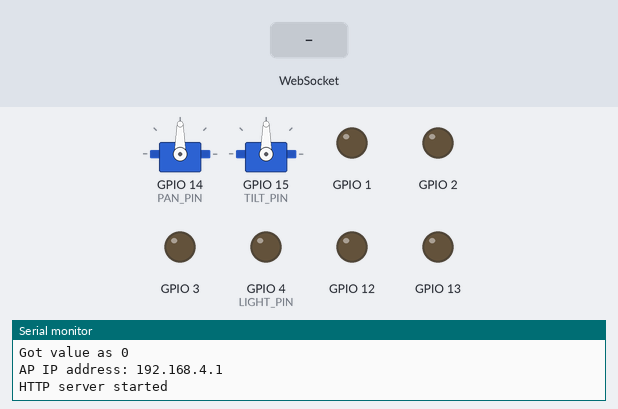
The sketch below on a simulated ESP32. Shown: 2 × servo, output pins drawn as LEDs (lit = HIGH), the last lines printed to the serial monitor. The inputs (shaded band) are chosen by the test bench.

Above: at 1.2 s.
1.3 s: WebSocket text "Pan" received
At 2.0 s:
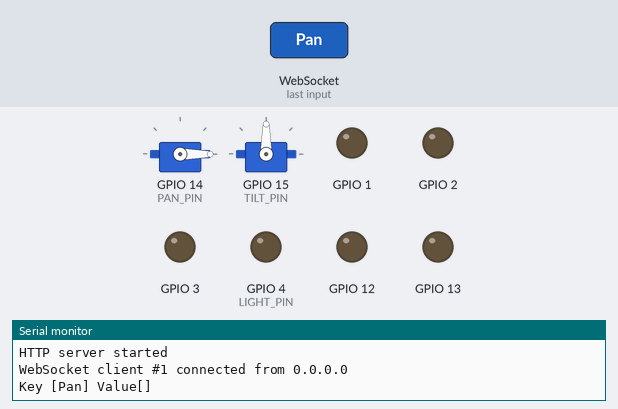
2.8 s: WebSocket text "MoveCar" received
4.3 s: WebSocket text "Speed" received
Timing chart, 0 to 7.3 s (numbered marks = the images above; inputs shaded):
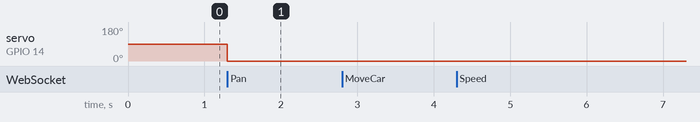

Measured:
- after the input at 1.3 s, servo on GPIO 14 (PAN_PIN): 90° → 0° at once

The sketch:

Remote_Car_Project_v1.3.ino
```cpp
#include "esp_camera.h"
#include <Arduino.h>
#include <WiFi.h>
#include <AsyncTCP.h>
#include <ESPAsyncWebServer.h>
#include <iostream>
#include <sstream>
#include <ESP32Servo.h>

#define PAN_PIN 14
#define TILT_PIN 15

Servo panServo;
Servo tiltServo;

struct MOTOR_PINS
{
  int pinEn;
  int pinIN1;
  int pinIN2;
};

std::vector<MOTOR_PINS> motorPins =
{
  {2, 12, 13}, //RIGHT_MOTOR Pins (EnA, IN1, IN2)
  {2, 1, 3},  //LEFT_MOTOR  Pins (EnB, IN3, IN4)
};
#define LIGHT_PIN 4

#define UP 1
#define DOWN 2
#define LEFT 3
#define RIGHT 4
#define STOP 0

#define RIGHT_MOTOR 0
#define LEFT_MOTOR 1

#define FORWARD 1
#define BACKWARD -1

const int PWMFreq = 1000; /* 1 KHz */
const int PWMResolution = 8;
const int PWMSpeedChannel = 2;
const int PWMLightChannel = 3;

const char* ssid     = "MyWiFiCar";
const char* password = "12345678";

AsyncWebServer server(80);
AsyncWebSocket wsCarInput("/CarInput");
uint32_t cameraClientId = 0;

const char* htmlHomePage PROGMEM = R"HTMLHOMEPAGE(
<!DOCTYPE html>
<html>
  <head>
  <meta name="viewport" content="width=device-width, initial-scale=1, maximum-scale=1, user-scalable=no">
    <style>
    .arrows {
      font-size:30px;
      color:red;
    }
    td.button {
      background-color:black;
      border-radius:25%;
      box-shadow: 5px 5px #888888;
    }
    td.button:active {
      transform: translate(5px,5px);
      box-shadow: none;
    }

    .noselect {
      -webkit-touch-callout: none; /* iOS Safari */
        -webkit-user-select: none; /* Safari */
         -khtml-user-select: none; /* Konqueror HTML */
           -moz-user-select: none; /* Firefox */
            -ms-user-select: none; /* Internet Explorer/Edge */
                user-select: none; /* Non-prefixed version, currently
                                      supported by Chrome and Opera */
    }

    .slidecontainer {
      width: 100%;
    }

    .slider {
      -webkit-appearance: none;
      width: 100%;
      height: 15px;
      border-radius: 5px;
      background: #d3d3d3;
      outline: none;
      opacity: 0.7;
      -webkit-transition: .2s;
      transition: opacity .2s;
    }

    .slider:hover {
      opacity: 1;
    }

    .slider::-webkit-slider-thumb {
      -webkit-appearance: none;
      appearance: none;
      width: 25px;
      height: 25px;
      border-radius: 50%;
      background: red;
      cursor: pointer;
    }

    .slider::-moz-range-thumb {
      width: 25px;
      height: 25px;
      border-radius: 50%;
      background: red;
      cursor: pointer;
    }

    </style>

  </head>
  <body class="noselect" align="center" style="background-color:white">
    <table id="mainTable" style="width:400px;margin:auto;table-layout:fixed" CELLSPACING=10>
      <tr>
        <img id="cameraImage" src="" style="width:400px;height:250px"></td>
      </tr>
      <tr>
        <td></td>
        <td class="button" ontouchstart='sendButtonInput("MoveCar","1")' ontouchend='sendButtonInput("MoveCar","0")'><span class="arrows" >&#8679;</span></td>
        <td></td>
      </tr>
      <tr>
        <td class="button" ontouchstart='sendButtonInput("MoveCar","3")' ontouchend='sendButtonInput("MoveCar","0")'><span class="arrows" >&#8678;</span></td>
        <td class="button"></td>
        <td class="button" ontouchstart='sendButtonInput("MoveCar","4")' ontouchend='sendButtonInput("MoveCar","0")'><span class="arrows" >&#8680;</span></td>
      </tr>
      <tr>
        <td></td>
        <td class="button" ontouchstart='sendButtonInput("MoveCar","2")' ontouchend='sendButtonInput("MoveCar","0")'><span class="arrows" >&#8681;</span></td>
        <td></td>
      </tr>
      <tr/><tr/>
      <tr>
        <td style="text-align:left"><b>Speed:</b></td>
        <td colspan=2>
         <div class="slidecontainer">
            <input type="range" min="0" max="255" value="150" class="slider" id="Speed" oninput='sendButtonInput("Speed",value)'>
          </div>
        </td>
      </tr>
      <tr>
        <td style="text-align:left"><b>Light:</b></td>
        <td colspan=2>
          <div class="slidecontainer">
            <input type="range" min="0" max="255" value="0" class="slider" id="Light" oninput='sendButtonInput("Light",value)'>
          </div>
        </td>
      </tr>
      <tr>
        <td style="text-align:left"><b>Pan:</b></td>
        <td colspan=2>
         <div class="slidecontainer">
            <input type="range" min="0" max="180" value="90" class="slider" id="Pan" oninput='sendButtonInput("Pan",value)'>
          </div>
        </td>
      </tr>
      <tr>
        <td style="text-align:left"><b>Tilt:</b></td>
        <td colspan=2>
          <div class="slidecontainer">
            <input type="range" min="0" max="180" value="90" class="slider" id="Tilt" oninput='sendButtonInput("Tilt",value)'>
          </div>
        </td>
      </tr>
    </table>

    <script>
      var webSocketCameraUrl = "ws:\/\/" + window.location.hostname + "/Camera";
      var webSocketCarInputUrl = "ws:\/\/" + window.location.hostname + "/CarInput";
      var websocketCamera;
      var websocketCarInput;

      function initCameraWebSocket()
      {
        websocketCamera = new WebSocket(webSocketCameraUrl);
        websocketCamera.binaryType = 'blob';
        websocketCamera.onopen    = function(event){};
        websocketCamera.onclose   = function(event){setTimeout(initCameraWebSocket, 2000);};
        websocketCamera.onmessage = function(event)
        {
          var imageId = document.getElementById("cameraImage");
          imageId.src = URL.createObjectURL(event.data);
        };
      }

      function initCarInputWebSocket()
      {
        websocketCarInput = new WebSocket(webSocketCarInputUrl);
        websocketCarInput.onopen    = function(event)
        {
          sendButtonInput("Speed", document.getElementById("Speed").value);
          sendButtonInput("Light", document.getElementById("Light").value);
          sendButtonInput("Pan", document.getElementById("Pan").value);
          sendButtonInput("Tilt", document.getElementById("Tilt").value);
        };
        websocketCarInput.onclose   = function(event){setTimeout(initCarInputWebSocket, 2000);};
        websocketCarInput.onmessage = function(event){};
      }

      function initWebSocket()
      {
        initCameraWebSocket ();
        initCarInputWebSocket();
      }

      function sendButtonInput(key, value)
      {
        var data = key + "," + value;
        websocketCarInput.send(data);
      }

      window.onload = initWebSocket;
      document.getElementById("mainTable").addEventListener("touchend", function(event){
        event.preventDefault()
      });
    </script>
  </body>
</html>
)HTMLHOMEPAGE";


void rotateMotor(int motorNumber, int motorDirection)
{
  if (motorDirection == FORWARD)
  {
    digitalWrite(motorPins[motorNumber].pinIN1, HIGH);
    digitalWrite(motorPins[motorNumber].pinIN2, LOW);
  }
  else if (motorDirection == BACKWARD)
  {
    digitalWrite(motorPins[motorNumber].pinIN1, LOW);
    digitalWrite(motorPins[motorNumber].pinIN2, HIGH);
  }
  else
  {
    digitalWrite(motorPins[motorNumber].pinIN1, LOW);
    digitalWrite(motorPins[motorNumber].pinIN2, LOW);
  }
}

void moveCar(int inputValue)
{
  Serial.printf("Got value as %d\n", inputValue);
  switch(inputValue)
  {

    case UP:
      rotateMotor(RIGHT_MOTOR, FORWARD);
      rotateMotor(LEFT_MOTOR, FORWARD);
      break;

    case DOWN:
      rotateMotor(RIGHT_MOTOR, BACKWARD);
      rotateMotor(LEFT_MOTOR, BACKWARD);
      break;

    case LEFT:
      rotateMotor(RIGHT_MOTOR, FORWARD);
      rotateMotor(LEFT_MOTOR, BACKWARD);
      break;

    case RIGHT:
      rotateMotor(RIGHT_MOTOR, BACKWARD);
      rotateMotor(LEFT_MOTOR, FORWARD);
      break;

    case STOP:
      rotateMotor(RIGHT_MOTOR, STOP);
      rotateMotor(LEFT_MOTOR, STOP);
      break;

    default:
      rotateMotor(RIGHT_MOTOR, STOP);
      rotateMotor(LEFT_MOTOR, STOP);
      break;
  }
}

void handleRoot(AsyncWebServerRequest *request)
{
  request->send_P(200, "text/html", htmlHomePage);
}

void handleNotFound(AsyncWebServerRequest *request)
{
    request->send(404, "text/plain", "File Not Found");
}

void onCarInputWebSocketEvent(AsyncWebSocket *server,
                      AsyncWebSocketClient *client,
                      AwsEventType type,
                      void *arg,
                      uint8_t *data,
                      size_t len)
{
  switch (type)
  {
    case WS_EVT_CONNECT:
      Serial.printf("WebSocket client #%u connected from %s\n", client->id(), client->remoteIP().toString().c_str());
      break;
    case WS_EVT_DISCONNECT:
      Serial.printf("WebSocket client #%u disconnected\n", client->id());
      moveCar(0);
      ledcWrite(PWMLightChannel, 0);
      panServo.write(90);
      tiltServo.write(90);
      break;
    case WS_EVT_DATA:
      AwsFrameInfo *info;
      info = (AwsFrameInfo*)arg;
      if (info->final && info->index == 0 && info->len == len && info->opcode == WS_TEXT)
      {
        std::string myData = "";
        myData.assign((char *)data, len);
        std::istringstream ss(myData);
        std::string key, value;
        std::getline(ss, key, ',');
        std::getline(ss, value, ',');
        Serial.printf("Key [%s] Value[%s]\n", key.c_str(), value.c_str());
        int valueInt = atoi(value.c_str());
        if (key == "MoveCar")
        {
          moveCar(valueInt);
        }
        else if (key == "Speed")
        {
          ledcWrite(PWMSpeedChannel, valueInt);
        }
        else if (key == "Light")
        {
          ledcWrite(PWMLightChannel, valueInt);
        }
        else if (key == "Pan")
        {
          panServo.write(valueInt);
        }
        else if (key == "Tilt")
        {
          tiltServo.write(valueInt);
        }
      }
      break;
    case WS_EVT_PONG:
    case WS_EVT_ERROR:
      break;
    default:
      break;
  }
}


void setUpPinModes()
{
  panServo.attach(PAN_PIN);
  tiltServo.attach(TILT_PIN);

  //Set up PWM
  ledcSetup(PWMSpeedChannel, PWMFreq, PWMResolution);
  ledcSetup(PWMLightChannel, PWMFreq, PWMResolution);

  for (int i = 0; i < motorPins.size(); i++)
  {
    pinMode(motorPins[i].pinEn, OUTPUT);
    pinMode(motorPins[i].pinIN1, OUTPUT);
    pinMode(motorPins[i].pinIN2, OUTPUT);
    /* Attach the PWM Channel to the motor enb Pin */
    ledcAttachPin(motorPins[i].pinEn, PWMSpeedChannel);
  }
  moveCar(STOP);

  pinMode(LIGHT_PIN, OUTPUT);
  ledcAttachPin(LIGHT_PIN, PWMLightChannel);
}


void setup(void)
{
  setUpPinModes();
  //Serial.begin(115200);

  WiFi.softAP(ssid, password);
  IPAddress IP = WiFi.softAPIP();
  Serial.print("AP IP address: ");
  Serial.println(IP);

  server.on("/", HTTP_GET, handleRoot);
  server.onNotFound(handleNotFound);

  wsCarInput.onEvent(onCarInputWebSocketEvent);
  server.addHandler(&wsCarInput);

  server.begin();
  Serial.println("HTTP server started");
}

void loop()
{
  wsCarInput.cleanupClients();
}
```
